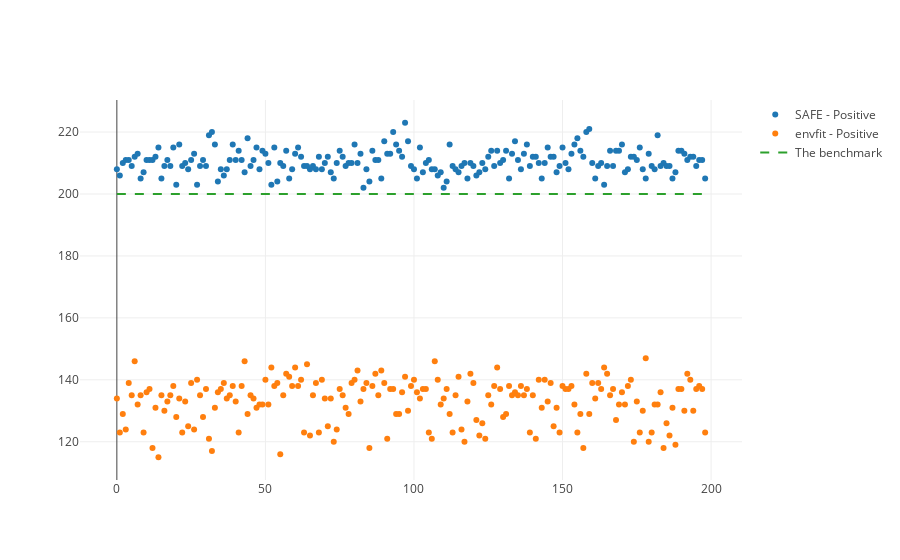

Write notebook code for a chart like this one.
### Code cell
from collections import Counter
num_i = len(res)
trace0 = go.Scatter(
    x = np.arange(0,num_i+1),
    y = [Counter([1 if _!=0 else 0 for _ in n_iter[1]]).get(1,0) for n_iter in res],
    mode = 'markers',
    name = 'SAFE - Positive'
)

trace1 = go.Scatter(
    x = np.arange(0,num_i+1),
    y = [Counter([1 if _<=0.05 else 0 for _ in n_iter[2]]).get(1,0) for n_iter in res],
    mode = 'markers',
    name = "envfit - Positive"
)
trace2 = go.Scatter(
    x = np.arange(0,num_i+1),
    y = [num_i+1]*(num_i+1),
    line = dict(dash = 'dash'),
    name = "The benchmark"
)

data = [trace0,trace1,trace2]
layout = dict(yaxis=dict(title='number of feature'),
              xaxis=dict(title='iter times'),
              #title="Comparision of Pos"
                        font=dict(size=18))

plotly.offline.iplot(data)

# plotly.offline.plot(dict(data=data,layout = layout),filename = "comparision of postivie numbers.html",auto_open=False)

### Figure 1 — Plotly figure (JSON) as saved in the notebook; plotly's stock layout.template omitted (floating-point values rounded to 4 significant figures; data arrays with more than 128 entries replaced by an {"elided": "..."} marker saying what was removed)
{"data": [{"mode": "markers", "name": "SAFE - Positive", "type": "scatter", "uid": "260effb6-2786-4e43-aa54-b66ff6c32643", "x": {"elided": "200 int values"}, "y": {"elided": "199 int values"}}, {"mode": "markers", "name": "envfit - Positive", "type": "scatter", "uid": "8ec15507-6dc9-40ff-adcc-dfb8321bf24b", "x": {"elided": "200 int values"}, "y": {"elided": "199 int values"}}, {"line": {"dash": "dash"}, "name": "The benchmark", "type": "scatter", "uid": "fdd9cbbc-094d-4015-9077-2d6ba0196d66", "x": {"elided": "200 int values"}, "y": {"elided": "200 int values"}}], "layout": {"autosize": true, "xaxis": {"autorange": true, "range": [-11.85, 209.8], "type": "linear"}, "yaxis": {"autorange": true, "range": [107.1, 230.9], "type": "linear"}}}
